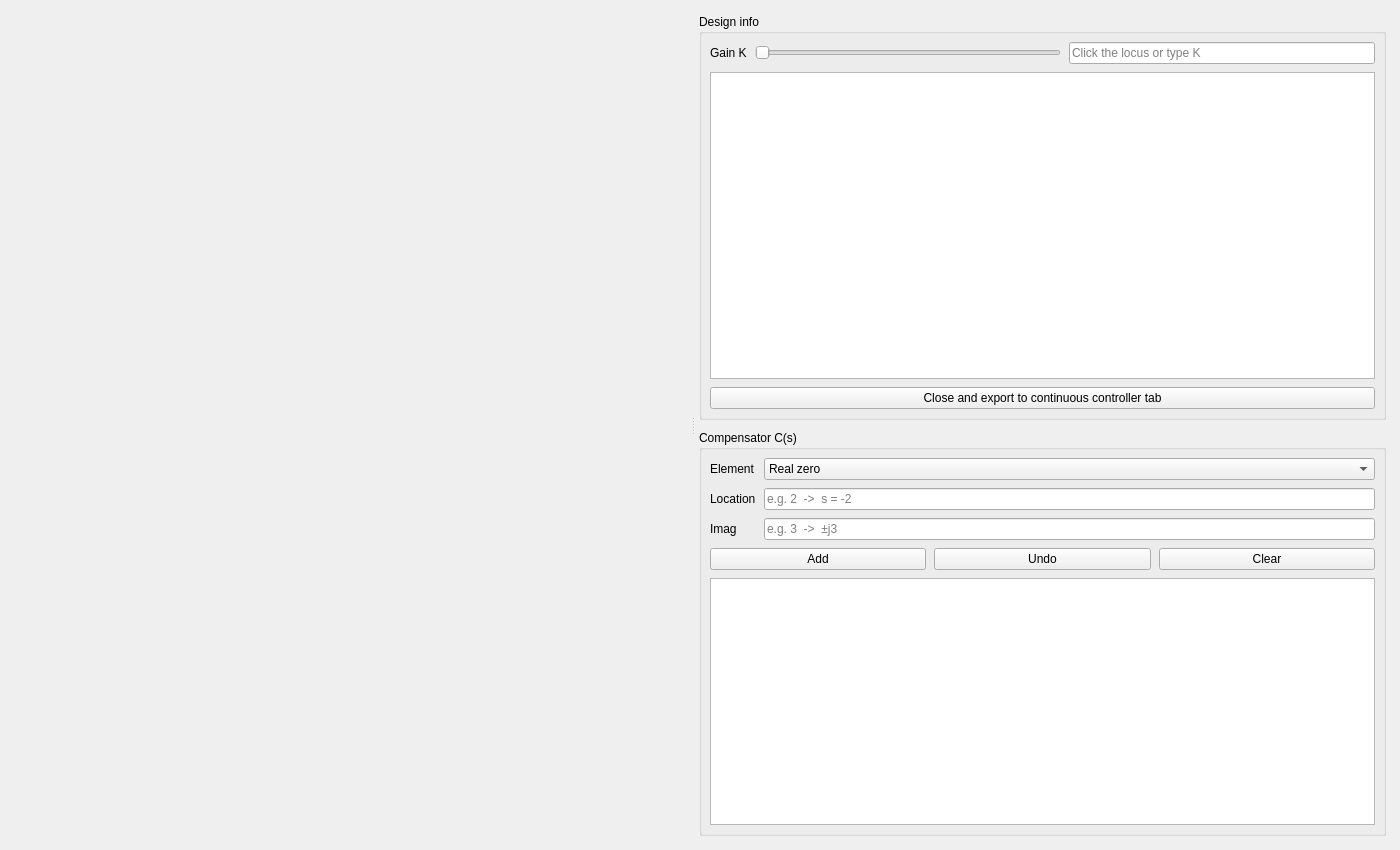
<?xml version='1.0' encoding='utf-8'?>
<ui version="4.0">
 <class>RootLocusDialog</class>
 <widget class="QDialog" name="RootLocusDialog">
  <property name="windowTitle">
   <string>Root locus (large)</string>
  </property>
  <property name="geometry">
   <rect>
    <x>0</x>
    <y>0</y>
    <width>1400</width>
    <height>850</height>
   </rect>
  </property>
  <property name="minimumSize">
   <size>
    <width>900</width>
    <height>600</height>
   </size>
  </property>
  <layout class="QVBoxLayout" name="layout_67">
   <property name="leftMargin">
    <number>10</number>
   </property>
   <property name="topMargin">
    <number>10</number>
   </property>
   <property name="rightMargin">
    <number>10</number>
   </property>
   <property name="bottomMargin">
    <number>10</number>
   </property>
   <property name="spacing">
    <number>8</number>
   </property>
   <item>
    <widget class="QSplitter" name="plot_splitter">
     <property name="orientation">
      <enum>Qt::Horizontal</enum>
     </property>
     <property name="childrenCollapsible">
      <bool>false</bool>
     </property>
     <widget class="QWidget" name="plot_panel">
      <layout class="QVBoxLayout" name="layout_68">
       <property name="leftMargin">
        <number>0</number>
       </property>
       <property name="topMargin">
        <number>0</number>
       </property>
       <property name="rightMargin">
        <number>0</number>
       </property>
       <property name="bottomMargin">
        <number>0</number>
       </property>
       <property name="spacing">
        <number>8</number>
       </property>
       <item>
        <widget class="PlotToolbar" name="toolbar">
         <property name="sizePolicy">
          <sizepolicy hsizetype="Expanding" vsizetype="Fixed">
           <horstretch>0</horstretch>
           <verstretch>0</verstretch>
          </sizepolicy>
         </property>
        </widget>
       </item>
       <item>
        <widget class="PlotCanvas" name="canvas">
         <property name="minimumSize">
          <size>
           <width>280</width>
           <height>300</height>
          </size>
         </property>
         <property name="sizePolicy">
          <sizepolicy hsizetype="Expanding" vsizetype="Expanding">
           <horstretch>0</horstretch>
           <verstretch>0</verstretch>
          </sizepolicy>
         </property>
        </widget>
       </item>
      </layout>
     </widget>
     <widget class="QScrollArea" name="plot_controls_scroll">
      <property name="widgetResizable">
       <bool>true</bool>
      </property>
      <property name="frameShape">
       <enum>QFrame::NoFrame</enum>
      </property>
      <widget class="QWidget" name="plot_controls">
       <layout class="QVBoxLayout" name="layout_69">
        <property name="leftMargin">
         <number>4</number>
        </property>
        <property name="topMargin">
         <number>4</number>
        </property>
        <property name="rightMargin">
         <number>4</number>
        </property>
        <property name="bottomMargin">
         <number>4</number>
        </property>
        <property name="spacing">
         <number>10</number>
        </property>
        <item>
         <widget class="QGroupBox" name="info_group">
          <property name="title">
           <string>Design info</string>
          </property>
          <layout class="QVBoxLayout" name="layout_70">
           <property name="leftMargin">
            <number>8</number>
           </property>
           <property name="topMargin">
            <number>8</number>
           </property>
           <property name="rightMargin">
            <number>8</number>
           </property>
           <property name="bottomMargin">
            <number>8</number>
           </property>
           <property name="spacing">
            <number>8</number>
           </property>
           <item>
            <layout class="QHBoxLayout" name="layout_71">
             <property name="leftMargin">
              <number>0</number>
             </property>
             <property name="topMargin">
              <number>0</number>
             </property>
             <property name="rightMargin">
              <number>0</number>
             </property>
             <property name="bottomMargin">
              <number>0</number>
             </property>
             <property name="spacing">
              <number>8</number>
             </property>
             <item>
              <widget class="QLabel" name="k_label">
               <property name="text">
                <string>Gain K</string>
               </property>
               <property name="wordWrap">
                <bool>true</bool>
               </property>
              </widget>
             </item>
             <item>
              <widget class="QSlider" name="k_slider">
               <property name="orientation">
                <enum>Qt::Horizontal</enum>
               </property>
               <property name="maximum">
                <number>1000</number>
               </property>
               <property name="toolTip">
                <string>Logarithmic gain slider (0 = open loop).
It follows the value selected with a click on the locus.</string>
               </property>
              </widget>
             </item>
             <item>
              <widget class="QLineEdit" name="k_value">
               <property name="minimumSize">
                <size>
                 <width>40</width>
                 <height>0</height>
                </size>
               </property>
               <property name="sizePolicy">
                <sizepolicy hsizetype="Expanding" vsizetype="Fixed">
                 <horstretch>0</horstretch>
                 <verstretch>0</verstretch>
                </sizepolicy>
               </property>
               <property name="readOnly">
                <bool>false</bool>
               </property>
               <property name="toolTip">
                <string>Type an exact gain and press Enter.</string>
               </property>
               <property name="placeholderText">
                <string>Click the locus or type K</string>
               </property>
              </widget>
             </item>
            </layout>
           </item>
           <item>
            <widget class="QTextEdit" name="info">
             <property name="readOnly">
              <bool>true</bool>
             </property>
             <property name="minimumSize">
              <size>
               <width>0</width>
               <height>210</height>
              </size>
             </property>
             <property name="sizePolicy">
              <sizepolicy hsizetype="Expanding" vsizetype="Expanding">
               <horstretch>0</horstretch>
               <verstretch>0</verstretch>
              </sizepolicy>
             </property>
            </widget>
           </item>
           <item>
            <widget class="QPushButton" name="export_btn">
             <property name="text">
              <string>Close and export to continuous controller tab</string>
             </property>
             <property name="enabled">
              <bool>true</bool>
             </property>
             <property name="autoDefault">
              <bool>false</bool>
             </property>
            </widget>
           </item>
          </layout>
         </widget>
        </item>
        <item>
         <widget class="QGroupBox" name="comp_group">
          <property name="title">
           <string>Compensator C(s)</string>
          </property>
          <layout class="QVBoxLayout" name="layout_72">
           <property name="leftMargin">
            <number>8</number>
           </property>
           <property name="topMargin">
            <number>8</number>
           </property>
           <property name="rightMargin">
            <number>8</number>
           </property>
           <property name="bottomMargin">
            <number>8</number>
           </property>
           <property name="spacing">
            <number>8</number>
           </property>
           <item>
            <layout class="QFormLayout" name="comp_form">
             <property name="leftMargin">
              <number>0</number>
             </property>
             <property name="topMargin">
              <number>0</number>
             </property>
             <property name="rightMargin">
              <number>0</number>
             </property>
             <property name="bottomMargin">
              <number>0</number>
             </property>
             <property name="spacing">
              <number>8</number>
             </property>
             <property name="fieldGrowthPolicy">
              <enum>QFormLayout::AllNonFixedFieldsGrow</enum>
             </property>
             <property name="rowWrapPolicy">
              <enum>QFormLayout::WrapLongRows</enum>
             </property>
             <item row="0" column="0" rowspan="1" colspan="1">
              <widget class="QLabel" name="comp_type_label">
               <property name="text">
                <string>Element</string>
               </property>
               <property name="wordWrap">
                <bool>true</bool>
               </property>
              </widget>
             </item>
             <item row="0" column="1" rowspan="1" colspan="1">
              <widget class="QComboBox" name="comp_type">
               <item>
                <property name="text">
                 <string>Real zero</string>
                </property>
               </item>
               <item>
                <property name="text">
                 <string>Real pole</string>
                </property>
               </item>
               <item>
                <property name="text">
                 <string>Complex zero pair</string>
                </property>
               </item>
               <item>
                <property name="text">
                 <string>Complex pole pair</string>
                </property>
               </item>
               <item>
                <property name="text">
                 <string>Integrator (1/s)</string>
                </property>
               </item>
               <item>
                <property name="text">
                 <string>Zero at origin (s)</string>
                </property>
               </item>
              </widget>
             </item>
             <item row="1" column="0" rowspan="1" colspan="1">
              <widget class="QLabel" name="comp_value_label">
               <property name="text">
                <string>Location</string>
               </property>
               <property name="wordWrap">
                <bool>true</bool>
               </property>
              </widget>
             </item>
             <item row="1" column="1" rowspan="1" colspan="1">
              <widget class="QLineEdit" name="comp_value">
               <property name="minimumSize">
                <size>
                 <width>40</width>
                 <height>0</height>
                </size>
               </property>
               <property name="sizePolicy">
                <sizepolicy hsizetype="Expanding" vsizetype="Fixed">
                 <horstretch>0</horstretch>
                 <verstretch>0</verstretch>
                </sizepolicy>
               </property>
               <property name="readOnly">
                <bool>false</bool>
               </property>
               <property name="placeholderText">
                <string>e.g. 2  -&gt;  s = -2</string>
               </property>
              </widget>
             </item>
             <item row="2" column="0" rowspan="1" colspan="1">
              <widget class="QLabel" name="comp_imag_label">
               <property name="text">
                <string>Imag</string>
               </property>
               <property name="wordWrap">
                <bool>true</bool>
               </property>
              </widget>
             </item>
             <item row="2" column="1" rowspan="1" colspan="1">
              <widget class="QLineEdit" name="comp_imag">
               <property name="minimumSize">
                <size>
                 <width>40</width>
                 <height>0</height>
                </size>
               </property>
               <property name="sizePolicy">
                <sizepolicy hsizetype="Expanding" vsizetype="Fixed">
                 <horstretch>0</horstretch>
                 <verstretch>0</verstretch>
                </sizepolicy>
               </property>
               <property name="readOnly">
                <bool>false</bool>
               </property>
               <property name="placeholderText">
                <string>e.g. 3  -&gt;  ±j3</string>
               </property>
              </widget>
             </item>
            </layout>
           </item>
           <item>
            <layout class="QHBoxLayout" name="layout_74">
             <property name="leftMargin">
              <number>0</number>
             </property>
             <property name="topMargin">
              <number>0</number>
             </property>
             <property name="rightMargin">
              <number>0</number>
             </property>
             <property name="bottomMargin">
              <number>0</number>
             </property>
             <property name="spacing">
              <number>8</number>
             </property>
             <item>
              <widget class="QPushButton" name="comp_add_btn">
               <property name="text">
                <string>Add</string>
               </property>
               <property name="enabled">
                <bool>true</bool>
               </property>
               <property name="autoDefault">
                <bool>false</bool>
               </property>
              </widget>
             </item>
             <item>
              <widget class="QPushButton" name="comp_undo_btn">
               <property name="text">
                <string>Undo</string>
               </property>
               <property name="enabled">
                <bool>true</bool>
               </property>
               <property name="autoDefault">
                <bool>false</bool>
               </property>
              </widget>
             </item>
             <item>
              <widget class="QPushButton" name="comp_clear_btn">
               <property name="text">
                <string>Clear</string>
               </property>
               <property name="enabled">
                <bool>true</bool>
               </property>
               <property name="autoDefault">
                <bool>false</bool>
               </property>
              </widget>
             </item>
            </layout>
           </item>
           <item>
            <widget class="QTextEdit" name="comp_display">
             <property name="readOnly">
              <bool>true</bool>
             </property>
             <property name="minimumSize">
              <size>
               <width>0</width>
               <height>90</height>
              </size>
             </property>
             <property name="sizePolicy">
              <sizepolicy hsizetype="Expanding" vsizetype="Expanding">
               <horstretch>0</horstretch>
               <verstretch>0</verstretch>
              </sizepolicy>
             </property>
            </widget>
           </item>
          </layout>
         </widget>
        </item>
        <property name="sizeConstraint">
         <enum>QLayout::SetMinimumSize</enum>
        </property>
       </layout>
      </widget>
      <property name="minimumSize">
       <size>
        <width>340</width>
        <height>0</height>
       </size>
      </property>
     </widget>
    </widget>
   </item>
  </layout>
 </widget>
 <customwidgets>
  <customwidget>
   <class>PlotCanvas</class>
   <extends>QWidget</extends>
   <header>ui_widgets</header>
  </customwidget>
  <customwidget>
   <class>PlotToolbar</class>
   <extends>QWidget</extends>
   <header>ui_widgets</header>
  </customwidget>
 </customwidgets>
 <resources />
 <connections />
</ui>
